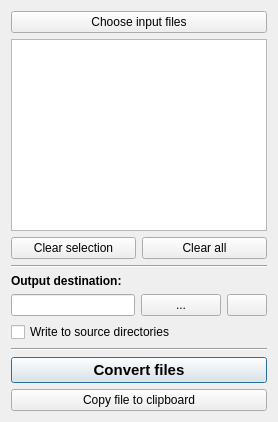
       <widget class="QWidget" name="tab_file_io">
        <attribute name="icon">
         <iconset resource="highlight-gui.qrc">
          <normaloff>:/file.png</normaloff>:/file.png</iconset>
        </attribute>
        <attribute name="title">
         <string>Files</string>
        </attribute>
        <layout class="QVBoxLayout" name="verticalLayout_3">
         <item>
          <widget class="QPushButton" name="pbOpenFiles">
           <property name="toolTip">
            <string>Choose the source code files you want to convert.</string>
           </property>
           <property name="whatsThis">
            <string/>
           </property>
           <property name="text">
            <string>Choose input files</string>
           </property>
           <property name="icon">
            <iconset resource="highlight-gui.qrc">
             <normaloff>:/file.png</normaloff>:/file.png</iconset>
           </property>
          </widget>
         </item>
         <item>
          <widget class="QListWidget" name="lvInputFiles">
           <property name="sizePolicy">
            <sizepolicy hsizetype="Preferred" vsizetype="MinimumExpanding">
             <horstretch>0</horstretch>
             <verstretch>0</verstretch>
            </sizepolicy>
           </property>
           <property name="minimumSize">
            <size>
             <width>0</width>
             <height>50</height>
            </size>
           </property>
           <property name="acceptDrops">
            <bool>false</bool>
           </property>
           <property name="toolTip">
            <string>List of input files.</string>
           </property>
           <property name="dragDropMode">
            <enum>QAbstractItemView::DropOnly</enum>
           </property>
           <property name="alternatingRowColors">
            <bool>true</bool>
           </property>
           <property name="selectionMode">
            <enum>QAbstractItemView::ExtendedSelection</enum>
           </property>
           <property name="selectionBehavior">
            <enum>QAbstractItemView::SelectRows</enum>
           </property>
           <property name="sortingEnabled">
            <bool>true</bool>
           </property>
          </widget>
         </item>
         <item>
          <layout class="QHBoxLayout" name="horizontalLayout">
           <item>
            <widget class="QPushButton" name="pbClearSelection">
             <property name="toolTip">
              <string>Remove the selected input files.</string>
             </property>
             <property name="text">
              <string>Clear selection</string>
             </property>
            </widget>
           </item>
           <item>
            <widget class="QPushButton" name="pbClearAll">
             <property name="toolTip">
              <string>Remove all input files.</string>
             </property>
             <property name="text">
              <string>Clear all</string>
             </property>
            </widget>
           </item>
          </layout>
         </item>
         <item>
          <widget class="Line" name="line_11">
           <property name="orientation">
            <enum>Qt::Horizontal</enum>
           </property>
          </widget>
         </item>
         <item>
          <layout class="QVBoxLayout" name="verticalLayout">
           <item>
            <widget class="QLabel" name="label_11">
             <property name="font">
              <font>
               <weight>75</weight>
               <bold>true</bold>
              </font>
             </property>
             <property name="text">
              <string>Output destination:</string>
             </property>
            </widget>
           </item>
           <item>
            <layout class="QHBoxLayout" name="horizontalLayout_22">
             <item>
              <widget class="QLineEdit" name="leOutputDest">
               <property name="sizePolicy">
                <sizepolicy hsizetype="Minimum" vsizetype="Preferred">
                 <horstretch>0</horstretch>
                 <verstretch>0</verstretch>
                </sizepolicy>
               </property>
               <property name="toolTip">
                <string>Output directory</string>
               </property>
              </widget>
             </item>
             <item>
              <widget class="QPushButton" name="pbOutputDest">
               <property name="sizePolicy">
                <sizepolicy hsizetype="Fixed" vsizetype="Fixed">
                 <horstretch>0</horstretch>
                 <verstretch>0</verstretch>
                </sizepolicy>
               </property>
               <property name="minimumSize">
                <size>
                 <width>20</width>
                 <height>0</height>
                </size>
               </property>
               <property name="toolTip">
                <string>Select the output directory.</string>
               </property>
               <property name="text">
                <string>...</string>
               </property>
              </widget>
             </item>
             <item>
              <widget class="QPushButton" name="pbBrowseOutDir">
               <property name="sizePolicy">
                <sizepolicy hsizetype="Fixed" vsizetype="Fixed">
                 <horstretch>0</horstretch>
                 <verstretch>0</verstretch>
                </sizepolicy>
               </property>
               <property name="minimumSize">
                <size>
                 <width>20</width>
                 <height>0</height>
                </size>
               </property>
               <property name="toolTip">
                <string>Browse output directory</string>
               </property>
               <property name="text">
                <string/>
               </property>
               <property name="icon">
                <iconset resource="highlight-gui.qrc">
                 <normaloff>:/folder.png</normaloff>:/folder.png</iconset>
               </property>
              </widget>
             </item>
            </layout>
           </item>
           <item>
            <widget class="QCheckBox" name="cbWrite2Src">
             <property name="toolTip">
              <string>Save output in the input file directories.</string>
             </property>
             <property name="text">
              <string>Write to source directories</string>
             </property>
            </widget>
           </item>
          </layout>
         </item>
         <item>
          <widget class="Line" name="line_2">
           <property name="orientation">
            <enum>Qt::Horizontal</enum>
           </property>
          </widget>
         </item>
         <item>
          <widget class="QPushButton" name="pbStartConversion">
           <property name="sizePolicy">
            <sizepolicy hsizetype="Preferred" vsizetype="Fixed">
             <horstretch>0</horstretch>
             <verstretch>0</verstretch>
            </sizepolicy>
           </property>
           <property name="minimumSize">
            <size>
             <width>120</width>
             <height>0</height>
            </size>
           </property>
           <property name="font">
            <font>
             <pointsize>11</pointsize>
             <weight>75</weight>
             <bold>true</bold>
            </font>
           </property>
           <property name="toolTip">
            <string>Start the conversion of your input files.</string>
           </property>
           <property name="text">
            <string>Convert files</string>
           </property>
           <property name="default">
            <bool>true</bool>
           </property>
          </widget>
         </item>
         <item>
          <widget class="QPushButton" name="pbCopyFile2CP">
           <property name="toolTip">
            <string>Copy highlighted code of the seleted file into the clipboard.</string>
           </property>
           <property name="text">
            <string>Copy file to clipboard</string>
           </property>
          </widget>
         </item>
        </layout>
       </widget>
